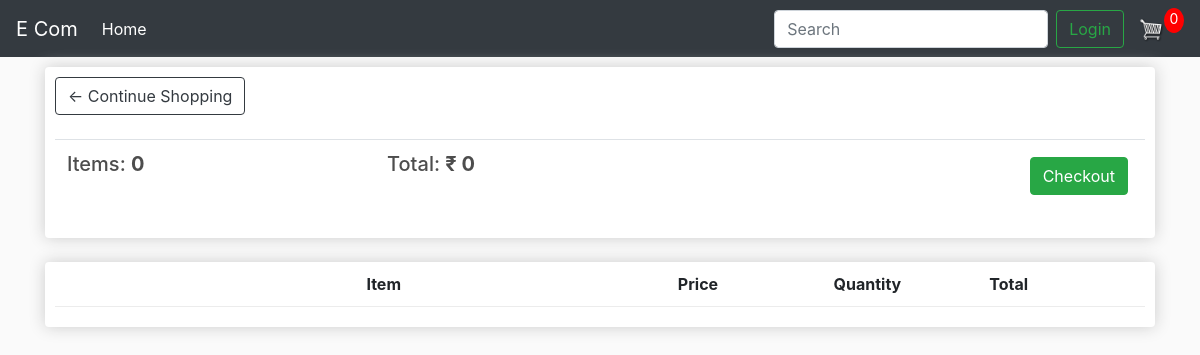
The page /cart/ (signed in) on the database as committed earlier.
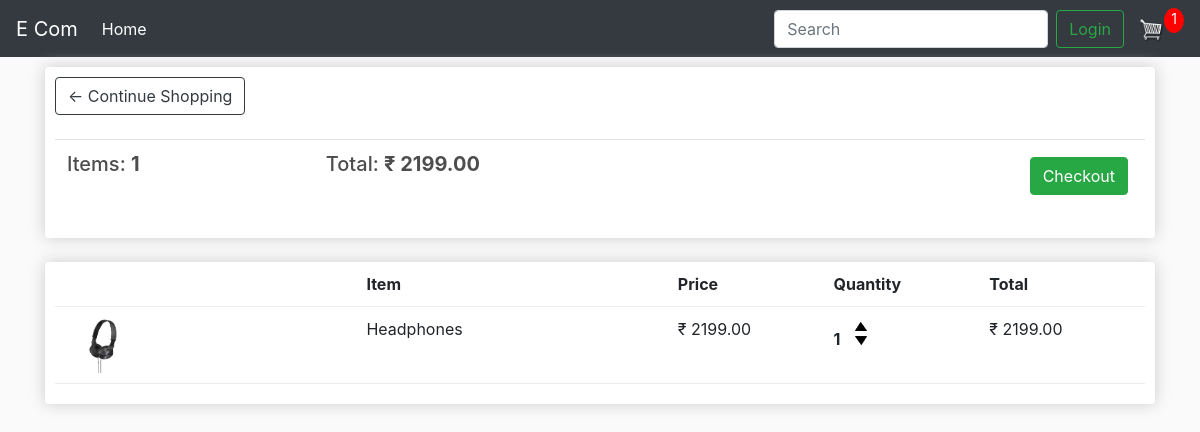
The same page on the database as committed later.
### store/models.py (models this page shows, shortened)
class Order(models.Model):
    customer = models.ForeignKey(Customer, on_delete=models.SET_NULL, null=True, blank=True)
    date_ordered = models.DateTimeField(auto_now_add=True)
    complete = models.BooleanField(default=False, null=True, blank=True)
    transaction_id = models.CharField(max_length=100, null=True)
    @property
    def get_cart_total(self):
        orderitems = self.orderitem_set.all()
        total = sum([item.get_total for item in orderitems])
        return total
    @property
    def get_cart_items(self):
        orderitems = self.orderitem_set.all()
        total = sum([item.quantity for item in orderitems])
        return total

class OrderItem(models.Model):
    product = models.ForeignKey(Product, on_delete=models.SET_NULL, null=True)
    order = models.ForeignKey(Order, on_delete=models.SET_NULL, null=True)
    quantity = models.IntegerField(default=0, null=True, blank=True)
    date_added = models.DateTimeField(auto_now_add=True)
    @property
    def get_total(self):
        total = self.product.price * self.quantity
        return total

class Product(models.Model):
    name = models.CharField(max_length=255)
    price = models.DecimalField(max_digits=7, decimal_places=2)
    digital = models.BooleanField(default=False, null=True, blank=True)
    image = models.ImageField(null=True, blank=True)
    @property
    def imageURL(self):
        try:
            url = self.image.url
        except:
            url = '/media/placeholder.png'
        return url

### store/views.py (the view)
# urls.py: path('cart/', views.cart, name='cart'),
def cart(request):
    data = cartData(request)
    cartItems = data['cartItems']
    order = data['order']
    items = data['items']
    context = {'items':items, 'order':order, 'cartItems':cartItems, 'shipping':False}
    return render(request, 'store/cart.html', context)

### store/utils.py (called while the page is built)
def cartData(request):
    if request.user.is_authenticated:
        customer = request.user.customer
        order, created = Order.objects.get_or_create(customer=customer, complete=False)
        items = order.orderitem_set.all()
        cartItems = order.get_cart_items
    else:
        cookieData = cookieCart(request)
        cartItems = cookieData['cartItems']
        order = cookieData['order']
        items = cookieData['items']
    return {'cartItems':cartItems, 'order':order, 'items':items}

### templates/store/cart.html
{% extends 'base.html' %}
{% load static %}
{% block content %}
<div class="row">
    <div class="col-lg-12">
        <div class="box-element">
            <a href="{% url 'store' %}" class="btn btn-outline-dark">&#x2190; Continue Shopping</a>
            <br>
            <br>
            <table class="table">
                <tr>
                    <th>
                        <h5>
                            Items:
                            <strong>{{ order.get_cart_items }}</strong>
                        </h5>
                    </th>
                    <th>
                        <h5>
                            Total:
                            <strong>&#x20B9; {{ order.get_cart_total }}</strong>
                        </h5>
                    </th>
                    <th>
                        <a href="{% url 'checkout' %}" class="btn btn-success" style="float: right; margin:5px">Checkout</a>
                    </th>
                </tr>
            </table>
        </div>
        <br>
        <div class="box-element">
            <div class="cart-row">
                <div style="flex: 2;"></div>
                <div style="flex: 2;">
                    <strong>Item</strong>
                </div>
                <div style="flex: 1;">
                    <strong>Price</strong>
                </div>
                <div style="flex: 1;">
                    <strong>Quantity</strong>
                </div>
                <div style="flex: 1;">
                    <strong>Total</strong>
                </div>
            </div>
            {% for item in items %}
            <div class="cart-row">
                <div style="flex: 2;">
                    <img class="row-image" src={{item.product.imageURL}} alt="">
                </div>
                <div style="flex: 2;">
                    {{item.product.name}}
                </div>
                <div style="flex: 1;">
                    &#x20B9; {{item.product.price|floatformat:2}}
                </div>
                <div style="flex: 1;">
                    <p class="quantity">{{ item.quantity }}</p>
                    <div class="quantity">
                        <img data-product="{{item.product.id}}" data-action="add" src="{% static 'images/arrow-up.png' %}" alt="" class="chg-quantity update-cart">
                        <img data-product="{{item.product.id}}" data-action="remove" src="{% static 'images/arrow-down.png' %}" alt="" class="chg-quantity update-cart">
                    </div>
                </div>
                <div style="flex: 1;">
                    &#x20B9; {{item.get_total|floatformat:2}}
                </div>
            </div>
            {% endfor %}
        </div>
    </div>
</div>
{% endblock content %}

Rows that differ between the two databases and show on the page:
computed for Order: get_cart_items "0" → "1"; get_cart_total "0" → "2199.00"
added OrderItem: product.imageURL (picture), product.name "Headphones", product.price "2199.00", quantity "1", get_total "2199.00"
Other text that changed with them:
{{ cartItems }}: "0" → "1"
